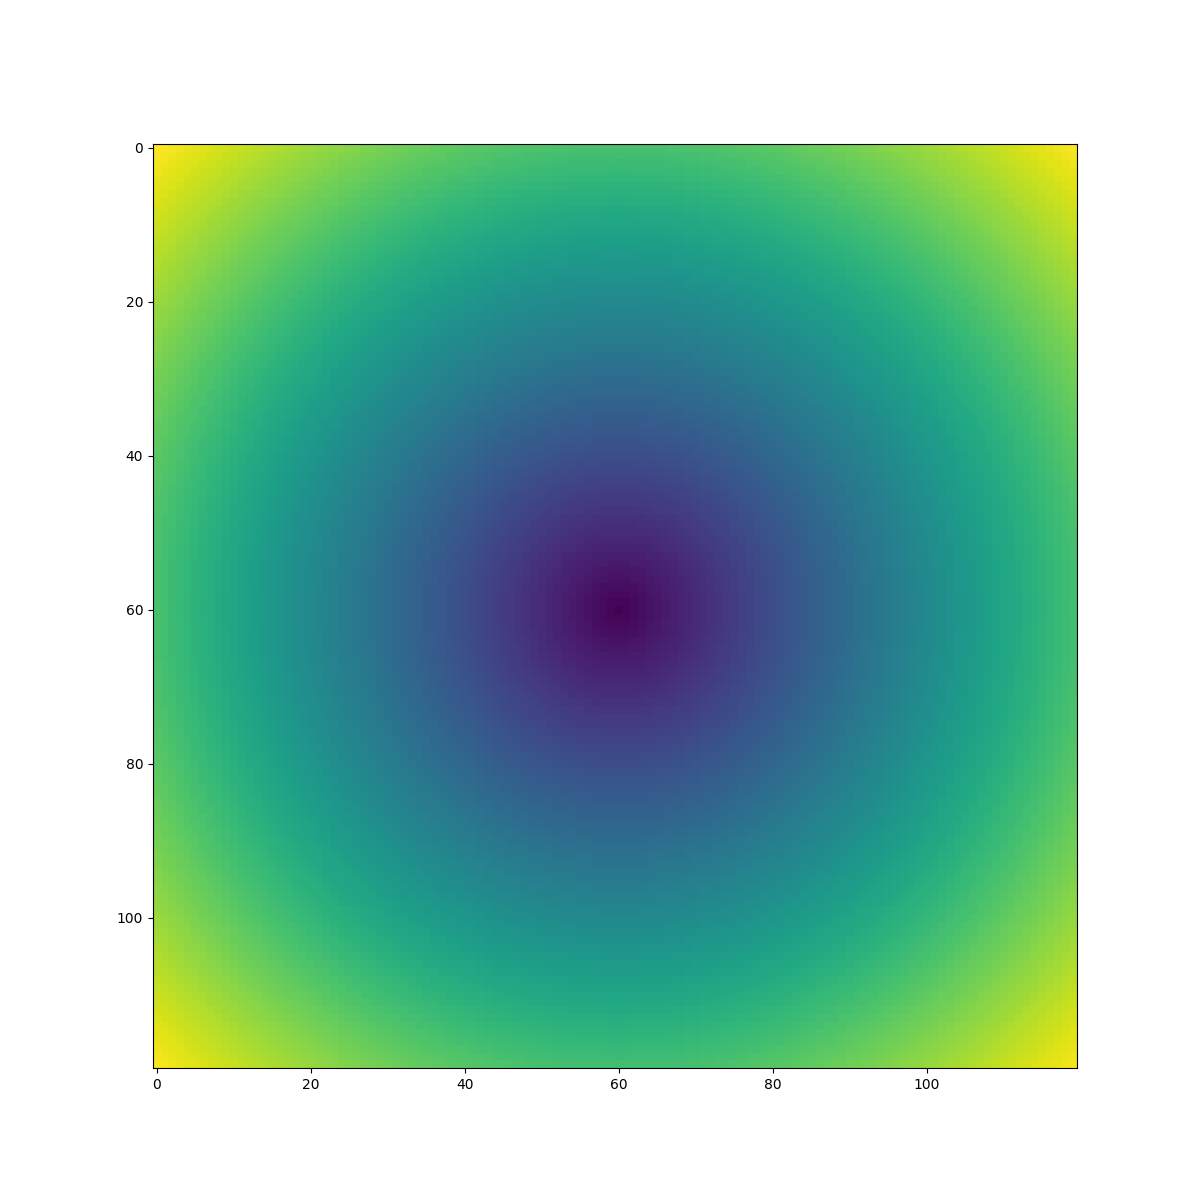

Generate this figure with Python:
import numpy as np
import matplotlib.pyplot as plt

Data=np.loadtxt("TestMatrix.txt")

plt.figure(figsize=[12,12])
plt.imshow(Data)
plt.savefig("testing.png")
